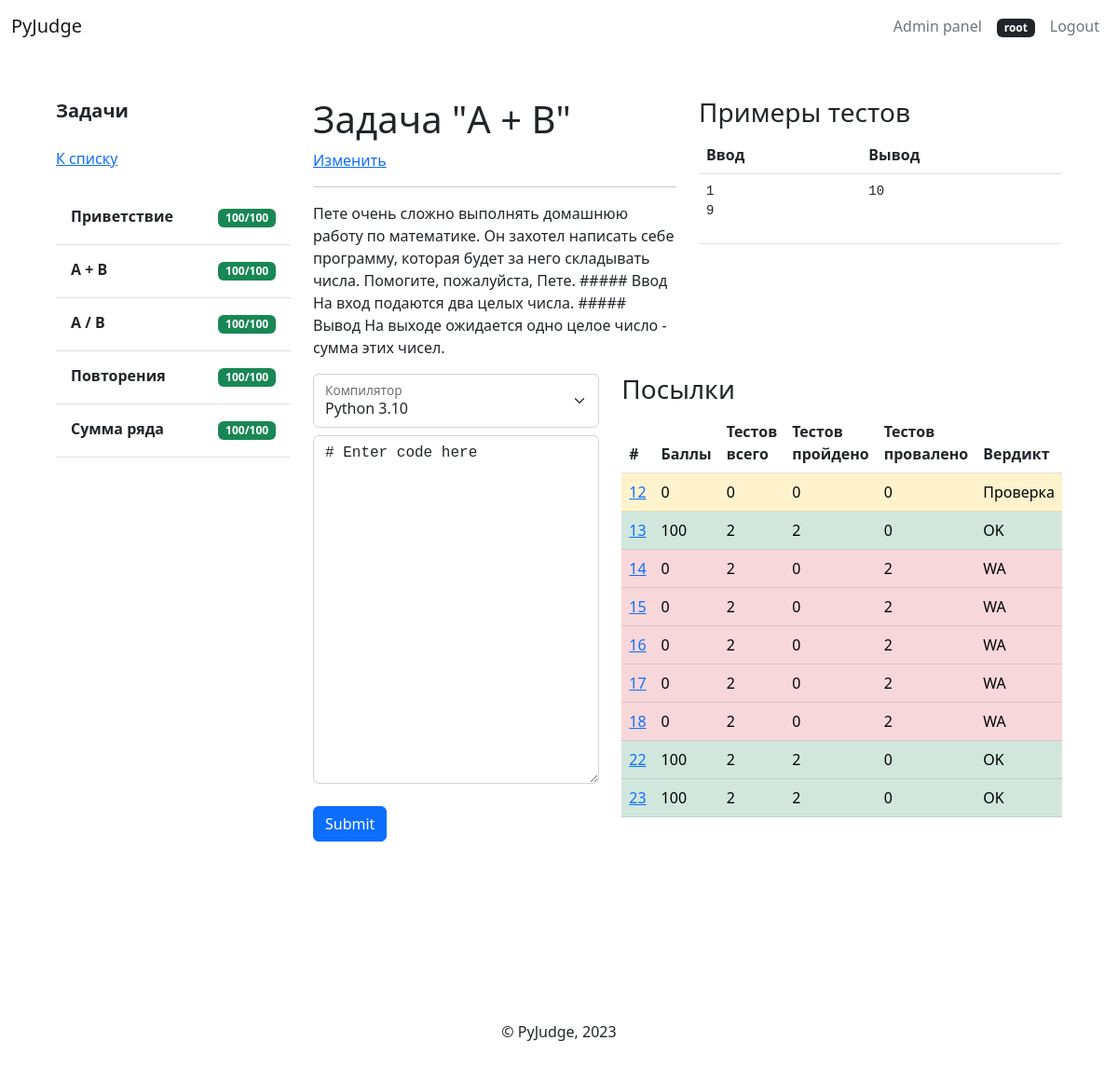
The app's page /task/3/ (signed in) with its own data.
### main/models.py (models this page shows, shortened)
class User(AbstractUser):
    pass

class Task(models.Model):
    contest = models.ForeignKey(to=Contest, on_delete=models.CASCADE)
    title = models.CharField(max_length=255)
    description = models.TextField()
    max_points = models.IntegerField()
    test_ordering = models.TextField()

class AutoTest(models.Model):
    task = models.ForeignKey(to=Task, on_delete=models.CASCADE)
    input = models.TextField(default="", null=True)
    output = models.TextField()
    time_limit = models.IntegerField()
    show = models.BooleanField()

class TaskSubmit(models.Model):
    task = models.ForeignKey(to=Task, on_delete=models.CASCADE)
    user = models.ForeignKey(to=User, on_delete=models.CASCADE)
    code = models.TextField()
    points = models.IntegerField()
    tests_total = models.IntegerField()
    tests_passed = models.IntegerField()
    tests_failed = models.IntegerField()
    verdict = models.CharField(max_length=255)
    compiler = models.CharField(max_length=255)
    created_on = models.DateTimeField(auto_now_add=True)

### main/views.py (the view)
# urls.py: path("task/<int:pk>/", DetailTaskView.as_view()),
class DetailTaskView(LoginRequiredMixin, DetailView):
    template_name = "pages/task.html"
    model = Task
    def get_object(self):
        bg.retrieve_results()
        return super().get_object()
    def get_context_data(self, **kwargs):
        context = super().get_context_data(**kwargs)
        context["compilers"] = [{"id": "python", "name": "Python 3.10"}]
        context["tasks"] = list(map(lambda t: {"task": t,
                                               "pts": accessor.get_points_for_task(self.request.user, t),
                                               "verdict": accessor.get_verdict_for_task(self.request.user, t)},
                                    accessor.get_ordered_tasks(self.object.contest)))
        context["tests"] = AutoTest.objects.filter(task=self.object, show=True)
        context["solutions"] = TaskSubmit.objects.filter(task=self.object, user=self.request.user)
        return context

### main/accessor.py (called while the page is built)
def get_last_solution_for_task(user, task):
    submits = TaskSubmit.objects.filter(user=user, task=task)
    if len(submits) == 0:
        return None
    else:
        return submits.latest("created_on")

def get_points_for_task(user, task):
    best = get_last_solution_for_task(user, task)
    if best is None:
        return 0
    else:
        return best.points

def get_verdict_for_task(user, task):
    best = get_last_solution_for_task(user, task)
    if best is None:
        return "no"
    else:
        return best.verdict

def get_ordered_tasks(contest):
    tasks = Task.objects.filter(contest=contest)
    if contest.task_ordering is None:
        return tasks
    else:
        try:
            return [tasks.get(id=int(i)) for i in contest.task_ordering.split(";")]
        except:
            return tasks

### main/bg.py (called while the page is built)
def connect_db():
    db = mysql.connector.connect(
        host="localhost",
        user="judgeserver",
        password="judgeserver",
        database="judgeserverdb",
    )
    return db

### main/templates/pages/task.html (shortened to what this page needs)
{% extends 'base/base.html' %}
{% load static %}
{% block precontent %}
<div class="container-fluid">
  <div class="row p-5">
    <div class="col-3">
      <div class="d-flex flex-column align-items-stretch flex-shrink-0 bg-white">
        <span class="fs-5 fw-semibold">Задачи</span>
        <br>
        <a href="/contest/{{object.contest.id}}/">К списку</a>
        <br>
        <div class="list-group list-group-flush border-bottom scrollarea">
          {% for task in tasks %}
          <a href="/task/{{task.task.id}}/"
          class="list-group-item list-group-item-action {% if task == object %}active{%endif%} py-3 lh-sm">
            <div class="d-flex w-100 align-items-center justify-content-between">
              <strong class="mb-1">{{task.task.title}}</strong>
              {% if task.verdict == "OK" %}
              <span class="badge text-bg-success">{{task.pts}}/{{task.task.max_points}}</span>
              {% elif task.verdict == "no" %}
              <span class="badge text-bg-secondary">{{task.pts}}/{{task.task.max_points}}</span>
              {% elif task.verdict == "queued" %}
              <span class="badge text-bg-warning">{{task.pts}}/{{task.task.max_points}}</span>
              {% elif task.verdict == "checking" %}
              <span class="badge text-bg-warning">{{task.pts}}/{{task.task.max_points}}</span>
              {% else %}
              <span class="badge text-bg-danger">{{task.pts}}/{{task.task.max_points}}</span>
              {% endif %}
            </div>
          </a>
          {% endfor %}
        </div>
      </div>
    </div>
    <div class="col-9">
      <div class="row">
        <div class="col">
          <h1>Задача "{{ object.title }}"</h1>
          {% if request.user.is_authenticated and request.user.is_superuser %}
          <a href="/task/{{object.id}}/edit/">Изменить</a>
          {% endif %}
          <hr>
          <p id="desc">{{object.description}}</p>
        </div>
        <div class="col">
          <h3>Примеры тестов</h3>
          <table class="table">
            <thead>
              <tr>
                <th scope="col">Ввод</th>
                <th scope="col">Вывод</th>
              </tr>
            </thead>
            <tbody>
            {% for c in tests %}
              <tr>
                <td><pre>{{ c.input }}</pre></td>
                <td><pre>{{ c.output }}</pre></td>
              </tr>
            {% endfor %}
            </tbody>
          </table>
        </div>
      </div>
      <div class="row">
        <form class="col" action="/task/{{object.id}}/submit/" id="solution-form" method="POST">
          <div class="form-floating">
            <select class="form-select mb-2" id="floatingSelect" name="compiler">
              {% for compiler in compilers %}
              <option value="{{compiler.id}}">{{compiler.name}}</option>
              {% endfor %}
            </select>
            <label for="floatingSelect">Компилятор</label>
          </div>
          <textarea name="code" form="solution-form" style="font-family:Consolas,Monaco,Lucida Console,Liberation Mono,
          DejaVu Sans Mono,Bitstream Vera Sans Mono,Courier New, monospace;"
                    class="form-control" rows="15"># Enter code here</textarea>
          <br>
          <input class="btn btn-primary" type="submit">
        </form>
        <div class="col">
          <h3>Посылки</h3>
          <table class="table">
            <thead>
              <tr>
                <th scope="col">#</th>
                <th scope="col">Баллы</th>
                <th scope="col">Тестов всего</th>
                <th scope="col">Тестов пройдено</th>
                <th scope="col">Тестов провалено</th>
                <th scope="col">Вердикт</th>
              </tr>
            </thead>
            <tbody>
            {% for s in solutions %}
              <tr class='{%if s.verdict == "OK"%}table-success
              {%elif s.verdict == "queued"%}table-warning
              {%elif s.verdict == "checking"%}table-warning
              {%else%}table-danger{%endif%}'>
                <td><a href="/solution/{{s.id}}/">{{ s.id }}</a></td>
                <td>{{ s.points }}</td>
                <td>{{ s.tests_total }}</td>
                <td>{{ s.tests_passed }}</td>
                <td>{{ s.tests_failed }}</td>
                <td>
                  {% if s.verdict == "queued" %}
                  В очереди
                  {% elif s.verdict == "checking"%}
                  Проверка
                  {%else%}
                  {{ s.verdict }}
                  {%endif%}
                </td>
              </tr>
            {% endfor %}
            </tbody>
          </table>
        </div>
      </div>
    </div>
  </div>
</div>
{% endblock %}

### main/templates/base/base.html (shortened to what this page needs)
<!DOCTYPE html>
<html lang="en" class="h-100">
  {% load static %}
  <head>
    <link href="https://cdn.jsdelivr.net/npm/bootstrap@5.2.3/dist/css/bootstrap.min.css"
          rel="stylesheet"
>
  </head>
  <body class="h-100 d-flex flex-column">
    <header>
      {% include 'base/menu.html' %}
    </header>
    {% block precontent %} {% endblock %}
    <main class="container pt-5 pb-5" style="flex-grow: 1">
    </main>
    {% include 'base/footer.html' %}
  </body>
</html>

### main/templates/base/menu.html (shortened to what this page needs)
{% load static %}
<nav class="ml-navbar navbar navbar-expand-lg navbar-light bg-white">
  <div class="container-fluid">
    <a class="navbar-brand" href="/">
      <span>PyJudge</span>
    </a>
    <div class="collapse navbar-collapse justify-content-end" id="navbarNav1">
      <ul class="navbar-nav">
        {% if request.user.is_authenticated and request.user.is_superuser %}
        <li class="nav-item">
          <a href="/panel" class="px-2 pb-2 nav-link link-secondary">
            Admin panel
          </a>
        </li>
        {% elif request.user.is_authenticated and request.user.is_admin %}
        <li class="nav-item">
          <a href="/panel" class="px-2 pb-2 nav-link link-secondary">
            Admin panel
          </a>
        </li>
        {% elif not request.user.is_authenticated %}
        <li class="nav-item">
          <a href="/login" class="px-2 pb-2 nav-link link-secondary">
            Login
          </a>
        </li>
        {% endif %}
        {% if request.user.is_authenticated %}
        <li class="nav-item">
          <a href="/profile/" class="px-2 pb-2 nav-link link-secondary">
            <span class="badge text-bg-dark">{{request.user.username}}</span>
          </a>
        </li>
        <li class="nav-item">
          <a href="/logout" class="px-2 pb-2 nav-link link-secondary">
            Logout
          </a>
        </li>
        {% endif %}
      </ul>
    </div>
  </div>
</nav>

### main/templates/base/footer.html
{% load static %}
{% block footer %}
<footer class="py-5 align-items-center">
  <div class="mb-2 text-center">
    <p>&copy; PyJudge, {% now "Y" %}</p>
  </div>
</footer>
{% endblock %}

### records on screen
User: user.username "root"
Task: task "Приветствие", pts "100", task.max_points "100"
Task: task "A + B", pts "100", task.max_points "100", title "A + B", description "Пете очень сложно выполнять домашнюю работу по математике. Он захотел написать себе программу, которая будет за него складывать числа. Помогите, пожалуйста, Пете. ##### Ввод На вход подаются два целых числа. ##### Вывод На выходе ожидается одно целое число - сумма этих чисел."
Task: task "A / B", pts "100", task.max_points "100"
Task: task "Повторения", pts "100", task.max_points "100"
Task: task "Сумма ряда", pts "100", task.max_points "100"
AutoTest: input "1 9", output "10"
TaskSubmit: id "12", points "0", tests_total "0", tests_passed "0", tests_failed "0", verdict "Проверка"
TaskSubmit: id "13", points "100", tests_total "2", tests_passed "2", tests_failed "0", verdict "OK"
TaskSubmit: id "14", points "0", tests_total "2", tests_passed "0", tests_failed "2", verdict "WA"
TaskSubmit: id "15", points "0", tests_total "2", tests_passed "0", tests_failed "2", verdict "WA"
TaskSubmit: id "16", points "0", tests_total "2", tests_passed "0", tests_failed "2", verdict "WA"
TaskSubmit: id "17", points "0", tests_total "2", tests_passed "0", tests_failed "2", verdict "WA"
TaskSubmit: id "18", points "0", tests_total "2", tests_passed "0", tests_failed "2", verdict "WA"
TaskSubmit: id "22", points "100", tests_total "2", tests_passed "2", tests_failed "0", verdict "OK"
TaskSubmit: id "23", points "100", tests_total "2", tests_passed "2", tests_failed "0", verdict "OK"

### other values on screen
form field compiler "Python 3.10"
